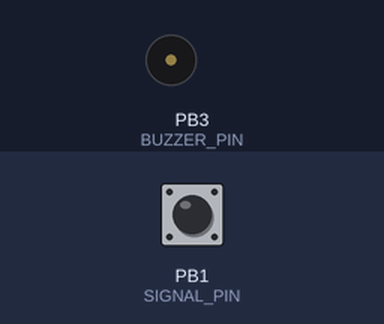
The program below on a simulated ATtiny13, built with avr-gcc and emulated at 1.2 MHz. On the bench: buzzer (waves = sounding). The test bench sets the inputs (shaded band); at power-on: PB1 (SIGNAL_PIN) HIGH.

Above: at 0.07 s.
Timing chart, 0 to 3.0 s (numbered marks = the images above):
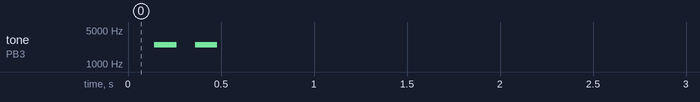

The program:

main.c
```c
// (licence header left out)
#include <avr/io.h>
#include <avr/interrupt.h>
#include <avr/eeprom.h>
#include <avr/wdt.h>
#include <util/delay.h>

/* ========== F_CPU Validation ========== */
#if F_CPU != 1200000UL && F_CPU != 9600000UL
    #error "F_CPU must be 1200000 (1.2 MHz with CKDIV8) or 9600000 (9.6 MHz)"
#endif

/* ========== Pin Configuration ========== */
#define BUZZER_PIN      PB3     // Output to transistor/piezo (software PWM)
#define SIGNAL_PIN      PB1     // Input from FC BUZ- (also used for calibration entry)

#define BUZZER_DDR      DDRB
#define BUZZER_PORT     PORTB
#define SIGNAL_PINR     PINB

/*
 * NOTE: PB3 has no hardware PWM (OC0A/OC0B).
 * Using Timer0 interrupt for software toggle.
 *
 * PB1 dual purpose:
 * - At startup: if LOW (shorted to GND) -> enter calibration
 * - Normal operation: FC signal input (LOW = beep, HIGH = silent)
 */

/* ========== Default Settings ========== */
#define DEFAULT_FREQ    2500    // Default frequency (Hz) - optimal for this piezo (mode #2)
#define EEPROM_FREQ_ADDR 0      // Frequency address in EEPROM (2 bytes)
#define EEPROM_MAGIC_ADDR 2     // Magic byte address
#define EEPROM_MAGIC    0xAB    // Magic byte for validity check

/* ========== Calibration Range ========== */
/*
 * Calibration sweep: 2400-3000 Hz, step 100 Hz
 * Based on spectrum analysis:
 *   - Piezo has discrete resonance modes spaced ~90 Hz apart
 *   - 100 Hz step matches the natural mode spacing
 *   - Finer steps don't help (piezo locks to nearest mode)
 *
 * Total sweep time: 6 steps × 2 sec = ~12 seconds
 */
#define FREQ_MIN        2400    // Minimum sweep frequency (Hz)
#define FREQ_MAX        3000    // Maximum sweep frequency (Hz) - focused range
#define FREQ_STEP       100     // Sweep step (Hz) - matches piezo mode spacing

/* ========== Timing ========== */
#define BEEP_SHORT_MS   100     // Short beep (ms)
#define BEEP_LONG_MS    400     // Long beep (ms)
#define PAUSE_SHORT_MS  100     // Short pause (ms)
#define PAUSE_LONG_MS   300     // Long pause (ms)

#define CALIB_TONE_MS   1500    // Calibration tone duration (ms)
#define CALIB_PAUSE_MS  500     // Pause between calibration tones (ms)

/* ========== Global Variables ========== */
volatile uint16_t current_freq = DEFAULT_FREQ;

/* ========== Sound Generation Functions ========== */

/*
 * Timer0 Compare Match ISR - toggles PB3 for software PWM
 */
ISR(TIM0_COMPA_vect) {
    BUZZER_PORT ^= (1 << BUZZER_PIN);  // Toggle PB3
}

/*
 * Start tone generation at specified frequency
 * Uses Timer0 in CTC mode with interrupt for software toggle on PB3
 */
void tone_start(uint16_t freq) {
    if (freq == 0) return;

    // Calculate OCR0A value for given frequency
    // Formula: OCR0A = F_CPU / (2 * prescaler * freq) - 1
    // With prescaler = 8:
    //   9.6 MHz: OCR0A = 9600000 / (2 * 8 * freq) - 1 = 600000 / freq - 1
    //   1.2 MHz: OCR0A = 1200000 / (2 * 8 * freq) - 1 = 75000 / freq - 1

    #if F_CPU == 9600000UL
    uint16_t ocr_val = (600000UL / freq) - 1;
    #else
    uint16_t ocr_val = (75000UL / freq) - 1;
    #endif

    // Limit OCR0A value (8-bit register)
    if (ocr_val > 255) ocr_val = 255;
    if (ocr_val < 1) ocr_val = 1;

    OCR0A = (uint8_t)ocr_val;

    // PB3 as output
    BUZZER_DDR |= (1 << BUZZER_PIN);

    // Timer0 configuration:
    // - CTC mode (WGM01=1, WGM00=0)
    // - No hardware output (COM0A = 00) - using interrupt instead
    // - Prescaler = 8 (CS01=1)
    TCCR0A = (1 << WGM01);
    TCCR0B = (1 << CS01);

    // Enable Timer0 Compare Match A interrupt
    TIMSK0 |= (1 << OCIE0A);
    sei();
}

/*
 * Stop tone generation
 */
void tone_stop(void) {
    // Disable Timer0 interrupt
    TIMSK0 &= ~(1 << OCIE0A);

    // Stop timer
    TCCR0A = 0;
    TCCR0B = 0;

    // PB3 = LOW (silence)
    BUZZER_PORT &= ~(1 << BUZZER_PIN);
}

/*
 * Play beep with specified duration
 */
void beep(uint16_t freq, uint16_t duration_ms) {
    tone_start(freq);

    // Delay in 10ms blocks (saves flash)
    while (duration_ms >= 10) {
        _delay_ms(10);
        wdt_reset();
        duration_ms -= 10;
    }

    tone_stop();
}

/*
 * Silent pause
 */
void pause(uint16_t duration_ms) {
    while (duration_ms >= 10) {
        _delay_ms(10);
        wdt_reset();
        duration_ms -= 10;
    }
}

/* ========== EEPROM Functions ========== */

/*
 * Load frequency from EEPROM
 * Returns DEFAULT_FREQ if EEPROM is empty or corrupted
 */
uint16_t load_freq_from_eeprom(void) {
    uint8_t magic = eeprom_read_byte((uint8_t*)EEPROM_MAGIC_ADDR);

    if (magic != EEPROM_MAGIC) {
        // EEPROM not initialized
        return DEFAULT_FREQ;
    }

    uint16_t freq = eeprom_read_word((uint16_t*)EEPROM_FREQ_ADDR);

    // Validate range (accept full piezo range for backwards compatibility)
    if (freq < 2400 || freq > 4500) {
        return DEFAULT_FREQ;
    }

    return freq;
}

/*
 * Save frequency to EEPROM
 */
void save_freq_to_eeprom(uint16_t freq) {
    eeprom_write_word((uint16_t*)EEPROM_FREQ_ADDR, freq);
    eeprom_write_byte((uint8_t*)EEPROM_MAGIC_ADDR, EEPROM_MAGIC);
}

/* ========== Calibration Functions ========== */

/*
 * Auto-sweep calibration mode
 * Saves each frequency to EEPROM before playing.
 * User just powers off when hearing the best tone - it's already saved!
 */
void auto_sweep_mode(void) {
    // 2 long beeps = entering auto-sweep
    beep(DEFAULT_FREQ, BEEP_LONG_MS);
    pause(PAUSE_LONG_MS);
    beep(DEFAULT_FREQ, BEEP_LONG_MS);
    pause(500);

    // Loop forever (user powers off to exit)
    while (1) {
        // Play all frequencies, saving each before playing
        for (uint16_t freq = FREQ_MIN; freq <= FREQ_MAX; freq += FREQ_STEP) {
            save_freq_to_eeprom(freq);  // Save BEFORE playing
            current_freq = freq;
            beep(freq, CALIB_TONE_MS);
            pause(CALIB_PAUSE_MS);
        }
        // Short pause before repeating sweep
        pause(1000);
    }
}

/* ========== Main Program ========== */

/*
 * Initialization
 */
void init(void) {
    // PB3 - output (buzzer via software PWM)
    BUZZER_DDR |= (1 << BUZZER_PIN);
    BUZZER_PORT &= ~(1 << BUZZER_PIN);  // LOW by default

    // PB1 - input with pull-up (FC signal / calibration entry)
    BUZZER_DDR &= ~(1 << SIGNAL_PIN);
    BUZZER_PORT |= (1 << SIGNAL_PIN);   // Pull-up enabled

    // Load frequency from EEPROM
    current_freq = load_freq_from_eeprom();

    // Enable watchdog (250ms timeout)
    wdt_enable(WDTO_250MS);
}

/*
 * Check FC signal
 * BUZ- = LOW means "sound requested"
 */
uint8_t fc_wants_sound(void) {
    return !(SIGNAL_PINR & (1 << SIGNAL_PIN));
}

int main(void) {
    init();

    // Short delay for stabilization
    _delay_ms(100);

    // Check calibration mode (PB1/BUZ- shorted to GND at startup)
    if (fc_wants_sound()) {
        // PB1 is LOW = enter calibration
        auto_sweep_mode();  // Never returns, user powers off
    }

    // Normal start: 2 short beeps
    beep(current_freq, BEEP_SHORT_MS);
    pause(PAUSE_SHORT_MS);
    beep(current_freq, BEEP_SHORT_MS);

    pause(200);

    // Main loop
    uint8_t sound_on = 0;

    while (1) {
        if (fc_wants_sound()) {
            // FC wants sound
            if (!sound_on) {
                tone_start(current_freq);
                sound_on = 1;
            }
        } else {
            // FC wants silence
            if (sound_on) {
                tone_stop();
                sound_on = 0;
            }
        }

        // Reset watchdog
        wdt_reset();

        // Small delay for power saving and polling stability (~10000 times/sec)
        _delay_us(100);
    }

    return 0;
}
```

Measured:
- by itself, tone on PB3 (BUZZER_PIN): alternates 2500 Hz for 0.12 s and silent for 0.10 s, 4 changes in all, then stays silent
